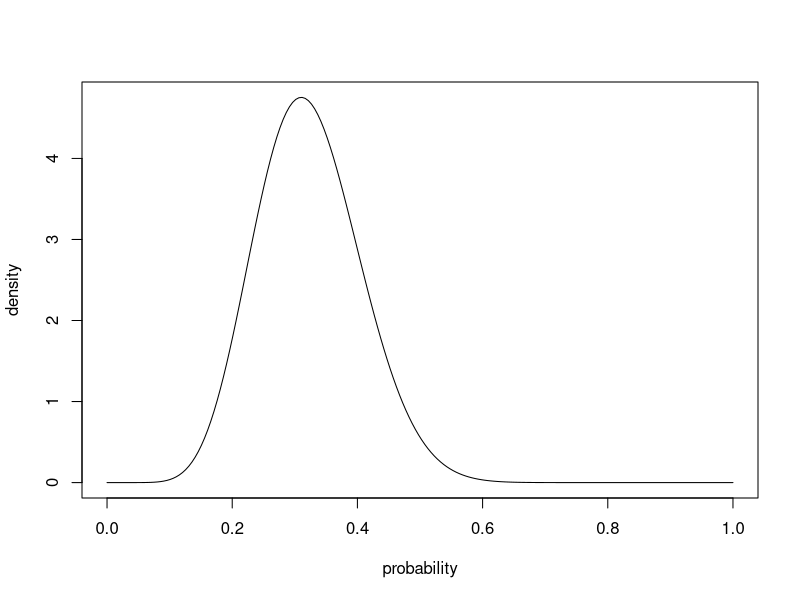
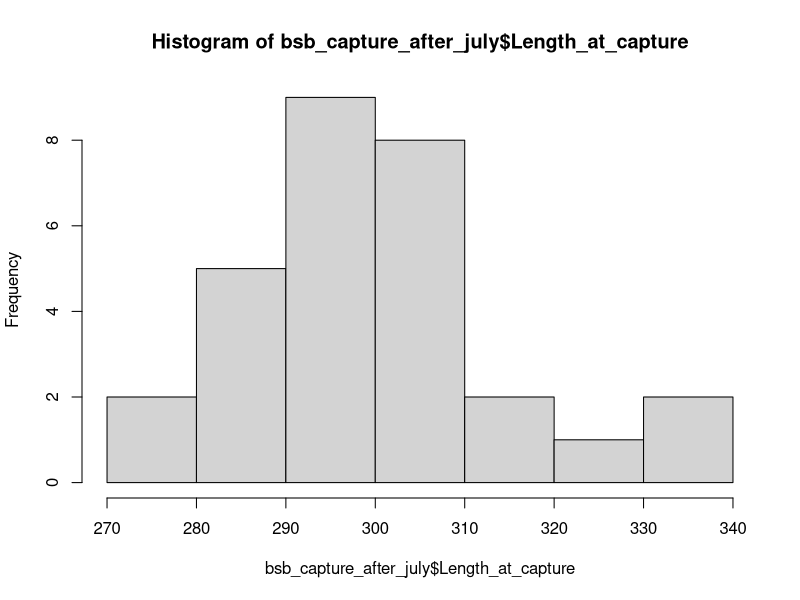
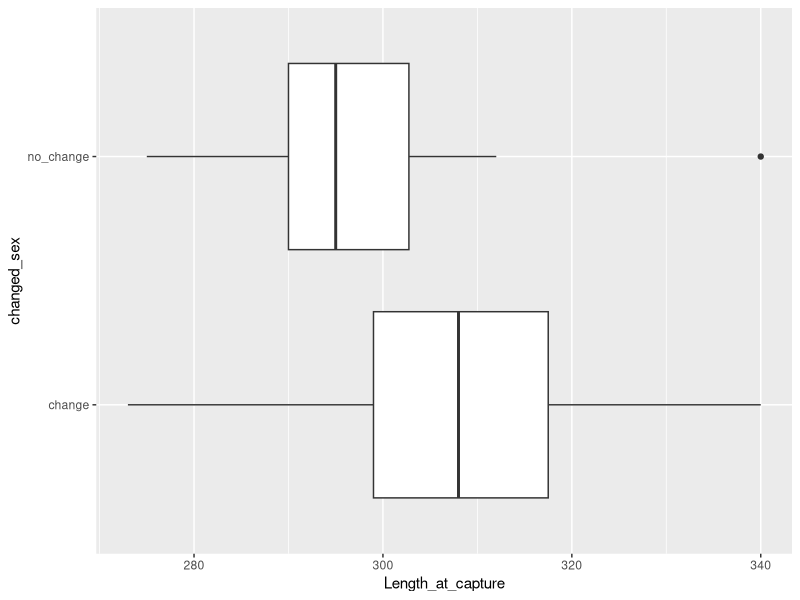
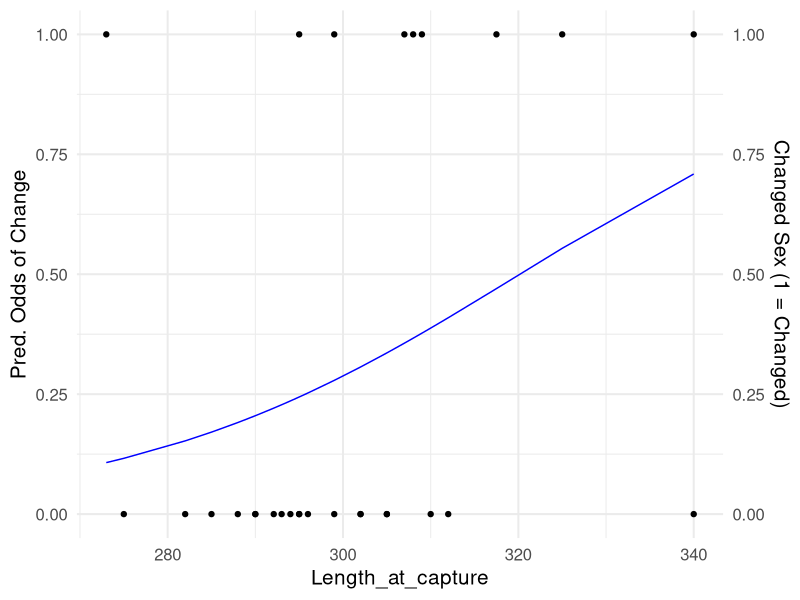

Write R code to recreate these figures, in order.
library(readxl)
library(tidyverse)


# Objective 1 -------------------------------------------------------------

bsb_data <- read_xlsx('BSB_tagging_data.xlsx')

str(bsb_data) #date is in POSIXct

#remove rows with missing date for recapture
bsb_no_na_date <- bsb_data %>% 
  filter(!is.na(Date_at_recapture)) 
 
#pull out month
bsb_capture_after_july <- bsb_no_na_date %>% 
  mutate(
    month_at_recapture = as.numeric(format(Date_at_recapture, "%m")) 
    )

#Filter for after July, add changed_sex column
bsb_capture_after_july <- bsb_capture_after_july %>% 
  filter(month_at_recapture > 7, Sex_at_capture == "F") %>% 
  mutate(
    changed_sex = if_else(Sex_at_capture == Sex_at_recapture, "no_change", "change")
  )

#Proportion summary
bsb_change_summary <- bsb_capture_after_july %>% 
  summarise(
    n_obs = n(),
    n_changed = sum(changed_sex == 'change'),
    n_unchanged = sum(changed_sex == 'no_change'),
    changed_prop = sum(changed_sex == 'change') / n_obs
  )

probability = seq(0, 1, length = 200)
density <- dbeta(probability, shape1 = 10, shape2 = 21) #shape1 = # changed + 1, shape2 = # unchanged + 1

#A. Probability density function
plot(probability, density, type = 'l')

#B.
conf_int <- c(qbeta(.025, 10, 21), qbeta(.975, 10, 21))
conf_int

# Objective 2 -------------------------------------------------------------
#Make sex change binary variable
bsb_capture_after_july <- bsb_capture_after_july %>% 
  filter(month_at_recapture > 7, Sex_at_capture == "F") %>% 
  mutate(
    changed_sex_binary = if_else(Sex_at_capture == Sex_at_recapture, 0, 1)
  )

#Look at data
hist(bsb_capture_after_july$Length_at_capture)

ggplot(bsb_capture_after_july, aes(x = Length_at_capture, y = changed_sex)) +
  geom_boxplot()

#Make GLM
length_glm <- glm(changed_sex_binary ~ Length_at_capture, family = 'binomial', data = bsb_capture_after_july)
#default is link = logit

#A. 
summary(length_glm) #p = .11, weak / no evidence
coef(length_glm)

#B. 
#For every mm of length increase, log odds is expected to increase by .044. 

#C. 

predictors <- data.frame(Length_at_capture = bsb_capture_after_july$Length_at_capture,
                         Changed_sex = bsb_capture_after_july$changed_sex_binary)

predicted_odds <- predict.glm(length_glm, newdata = predictors, type = 'response')

length_and_odds_df <- data.frame(predictors, predicted_odds)

ggplot(length_and_odds_df, aes(x = Length_at_capture)) +
  geom_line(aes(y = predicted_odds), color = "blue") +
  geom_point(aes(y = Changed_sex * 1), color = "black") +       
  scale_y_continuous(
    name = "Pred. Odds of Change",
    sec.axis = sec_axis(~ . / 1, name = "Changed Sex (1 = Changed)")  #wasn't sure how to do this, used ChatGPT
  ) +
  theme_minimal(base_size = 15)
